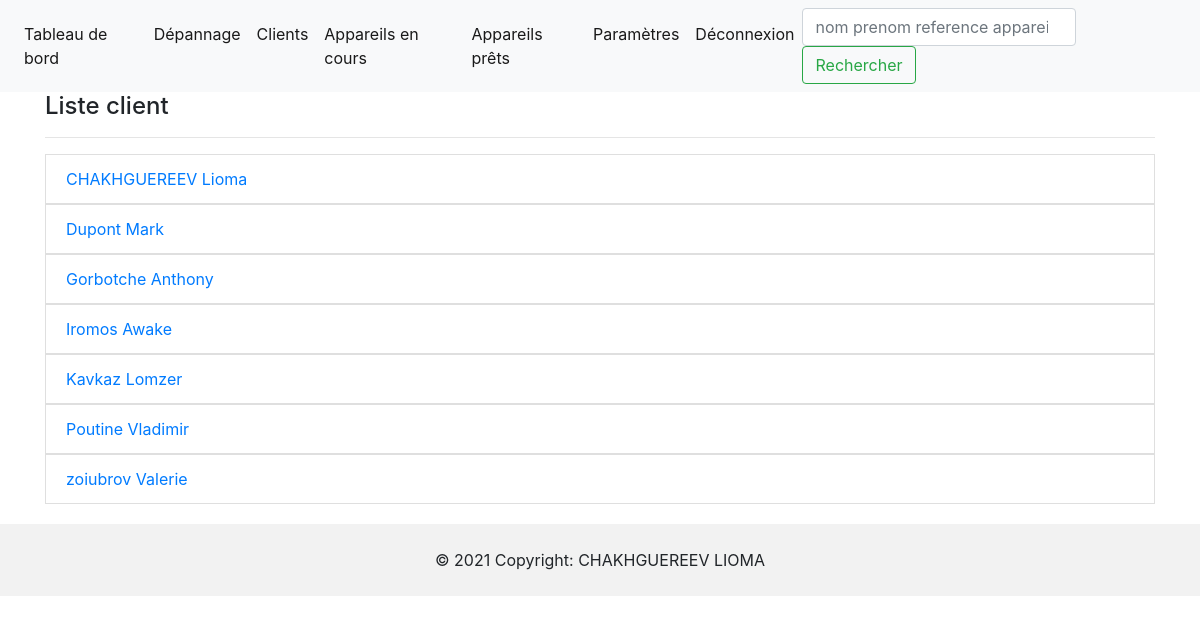
Page /index.php?action=all_clients (signed in) on the committed database.
### tables this page shows
CREATE TABLE `client` (
  `idclient` int(11) NOT NULL,
  `nom` varchar(45) DEFAULT NULL,
  `prenom` varchar(45) DEFAULT NULL,
  `numero_tel` varchar(45) DEFAULT NULL,
  `rue` varchar(45) DEFAULT NULL,
  `ville` varchar(45) DEFAULT NULL,
  `code_postal` varchar(45) DEFAULT NULL
);

### controller/controller.php (called while the page is built, shortened)
<?php
function all_clients() {
    $title = 'Liste client';
    $clients = get_client_list();
    require_once $_SERVER['DOCUMENT_ROOT'] . '/atelier-electronik/view/client/all_client_view.php';
    require_once $_SERVER['DOCUMENT_ROOT'] . '/atelier-electronik/view/template.php';
}

### model/dataBase.class.php (called while the page is built, shortened)
<?php
class DataBase {
    private static $connection = null;
    private static $dbHost = 'localhost';
    private static $dbName = 'ateliera_electronik_service';
    private static $dbUser = 'root';
    private static $dbPass = '';
    public static function connect() {
        try {
            self::$connection = new PDO('mysql:host=' . self::$dbHost . ';dbname=' . self::$dbName, self::$dbUser, self::$dbPass,array('charset'=>'utf8'));
            self::$connection->setAttribute(PDO::ATTR_ERRMODE, PDO::ERRMODE_EXCEPTION);
            self::$connection->query("SET CHARACTER SET utf8");
        } catch (Exception $ex) {
            die('Erreur : '.$e->getMessage());
        }
        return self::$connection;
    }
    public static function getConnection(){
        return self::$connection;
    }
}

### model/model.php (called while the page is built, shortened)
<?php
function get_client_list() {
    $req = DataBase::getConnection()->prepare("SELECT * FROM client order by nom");
    $req->execute();
    $user = $req->fetchAll();
    return $user;
}

### view/client/all_client_view.php (the view, shortened to what this page needs)
<div class="container">
    <h4><?= $title ?></h4>
    <hr>
        <ol class="list-group">
            <?php
            foreach ($clients as $a) {
                ?>
                <a href="../../index.php?action=update_appareil&id_appareil=<?= $a['idclient'] ?>" data-id='<?= $a['idclient'] ?>' >
                    <li class="list-group-item"><?= $a['nom'] . ' ' . $a['prenom'] ?>
                    </li>
                </a>
                <?php
            }
            ?>
        </ol>
</div>
    <?php
    $content = ob_get_clean();

### index.php (shortened to what this page needs)
<?php
require_once './controller/controller.php';
require_once './model/dataBase.class.php';
require_once './model/model.php';
try {
    if (isset($_GET['action'])) {
        switch ($_GET['action']) {
             case 'all_clients':
                 all_clients();
                break;
        }
    }else{
        dashboard();
    }
} catch (Exception $e) {
    $exception = $e->getMessage();
    print_r($exception);
}

### view/template.php (shortened to what this page needs)
<!DOCTYPE html>
<html>
    <head>
        <link rel="stylesheet" href="../atelier-electronik/public/styles/bootstrap.css" type="text/css">
        <link rel="stylesheet" href="../../public/styles/style_nut.css" type="text/css">
    </head>
    <body>
        <?php require_once $_SERVER['DOCUMENT_ROOT'] . '/atelier-electronik/view/navbar.php'; ?>
        <?= $content ?>
    </body>
    <footer>
        <div class="text-center p-4" style="background-color: rgba(0, 0, 0, 0.05);">
            © 2021 Copyright:
            <a class="text-reset fw-bold" href="#">CHAKHGUEREEV LIOMA</a>
        </div>
    </footer>
</html>

### view/navbar.php (shortened to what this page needs)
<nav class="navbar navbar-expand-lg navbar-light bg-light">
    <div class="collapse navbar-collapse" id="navbar-list-4">
        <ul class="navbar-nav mr-auto">
            <li class="nav-item active">
                <a class="nav-link" href="../atelier-electronik/index.php?action=tableau_bord">Tableau de bord<span class="sr-only">(current)</span></a>
            </li>
            <li class="nav-item active">
                <a class="nav-link" href="../atelier-electronik/index.php?action=new_appareil">Dépannage<span class="sr-only">(current)</span></a>
            </li>
            <li class="nav-item active">
                <a class="nav-link" href="../atelier-electronik/index.php?action=all_clients">Clients<span class="sr-only">(current)</span></a>
            </li>
            <li class="nav-item active">
                <a class="nav-link" href="../atelier-electronik/index.php?action=get_appareils_depannage">Appareils en cours<span class="sr-only">(current)</span></a>
            </li>
            <li class="nav-item active">
                <a class="nav-link" href="../atelier-electronik/index.php?action=get_appareils_prets">Appareils prêts<span class="sr-only">(current)</span></a>
            </li>
            <?php if (isset($_SESSION['login_utilisateur'])) { ?>
            <li class="nav-item active">
                <a class="nav-link" href="../atelier-electronik/index.php?action=parametres">Paramètres<span class="sr-only">(current)</span></a>
            </li>
                <li class="nav-item active">
                    <a class="nav-link" href="../atelier-electronik/index.php?action=user_deconnexion">Déconnexion<span class="sr-only">(current)</span></a>
                </li>
            <?php } ?>
        </ul>
    </div>
    <form class="form-inline my-2 my-lg-0">
        <input class="form-control mr-sm-2" type="search" placeholder="nom prenom reference appareil" aria-label="Recherche">
        <button class="btn btn-outline-success my-2 my-sm-0" type="submit">Rechercher</button>
    </form>
</nav>

### public/styles/style_nut.css (style rules this page uses)
footer { margin-top: 20px; }

### rows in the picture
client: nom "CHAKHGUEREEV", prenom "Lioma"
client: nom "Dupont", prenom "Mark"
client: nom "Gorbotche", prenom "Anthony"
client: nom "Iromos", prenom "Awake"
client: nom "Kavkaz", prenom "Lomzer"
client: nom "Poutine", prenom "Vladimir"
client: nom "zoiubrov", prenom "Valerie"

### other values in the picture
$title "Liste client"
